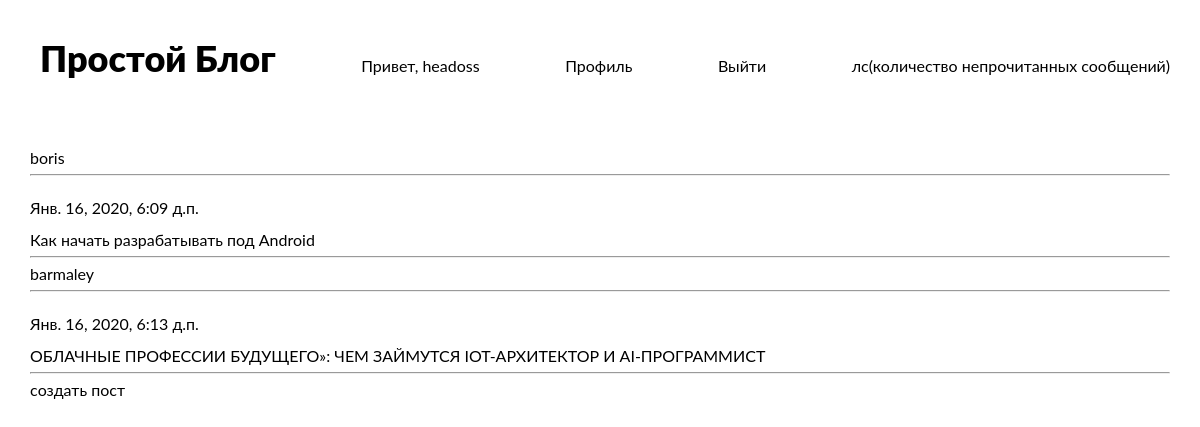
The app's page / (signed in) with its own data.
### simpleblog/models.py (models this page shows, shortened)
class Post(models.Model):
    title = models.CharField('заголовок', max_length=250,null=True)
    text = models.TextField('текст',null=True)
    create_date = models.DateTimeField('дата создания',auto_now_add=True,null=True)
    to_show = models.BooleanField('отображать?', default=True,null=True)
    slug = models.SlugField('url', max_length=100, unique=True,null=True)
    user = models.ForeignKey(
        User,
        verbose_name="автор",
        on_delete=models.CASCADE,null=True)
    class Meta:
        verbose_name = "Пост"
        verbose_name_plural = "Посты"

### simpleblog/views.py (the view)
# urls.py: path('', views.general_page, name = 'just_index_page'),
def general_page(request):
    template = 'simpleblog/index.html'
    users = User.objects.filter(post__isnull=False)
    print('general_page:',users)
    return render(request, template,{'users': users})

### templates/simpleblog/index.html (shortened to what this page needs)
<!DOCTYPE html>
<html lang="en">
<head>
    {% load static %}
    <link rel="stylesheet" type="text/css" href="{% static 'simpleblog/css/style.css' %}">
</head>
<body>
<header class="header">
    <div class="container">
        <nav class="navbar">
            <a href="#" class="logo">
            <h1>Простой Блог</h1>
            </a>
            {% if user.is_authenticated %}
                <p>Привет, {{ user.username}}</p>
                <p><a href="to_profile/">Профиль</a></p>
                <p><a href="logout/">Выйти</a></p>
                <p><a href=""></a>лс(количество непрочитанных сообщений)</p>
            {% else %}
                 <ul class="menu">
                     <p><a href="new_user/">Регистрация</a></p>
                     <p><a href="to_avtorization_form/">Авторизация</a></p>
                </ul>
            {% endif %}
        </nav>
    </div>
</header>
<div class="main">
    <div class="container">
        <div class="general-part">
                {% for user in users %}
                         <p><a href="profile/{{user.id}}">{{user.username}}</a></p>
            <hr>
                         <p>{% for post in user.post_set.all %}</p><br>
                                       <p><small>{{post.create_date}}</small></p><br>
                                       <a href="{% url 'post' post.slug  %}">{{post.title}}</a><br>
                            {% endfor %}
            <hr>
              {% endfor %}
            {% if user.is_authenticated %}
                <a href="create_post/">cоздать пост</a>
             {% endif %}
        </div>
    </div>
</div>
</body>
</html>

### static/simpleblog/css/style.css (style rules this page uses)
html, body, div, span, applet, object, iframe, h1, h2, h3, h4, h5, h6, p, blockquote, pre, a, abbr, acronym, address, big, cite, code, del, dfn, em, img, ins, kbd, q, s, samp, small, strike, strong, sub, sup, tt, var, b, u, i, center, dl, dt, dd, ol, ul, li, fieldset, form, label, legend, table, caption, tbody, tfoot, thead, tr, th, td, article, aside, canvas, details, embed, figure, figcaption, footer, header, hgroup, menu, nav, output, ruby, section, summary, time, mark, audio, video { margin: 0; padding: 0; border: 0; font-size: 100%; font: inherit; vertical-align: baseline; }
article, aside, details, figcaption, figure, footer, header, hgroup, menu, nav, section { display: block; }
body { line-height: 1; }
:root { --themeColor: #f80759; --gradient: linear-gradient(#d1003a, #e60116); }
body { font-family: "Lato", sans-serif; font-size: 1rem; font-weight: 400; color: black; background-color: #fff; padding-bottom: 1000px; }
.container { width: 1140px; margin: 0 auto; }
.header { position: absolute; width: 100%; left: 0; top: 0; padding-top: 40px; }
.navbar { display: flex; justify-content: space-between; align-items: baseline; }
.logo { font-size: 36px; font-weight: 900; }
.logo::before { content: url('../img/logo.png'); margin-right: 10px; }
.general-part { padding-top:150px; }

### records on screen
Post: create_date "Янв. 16, 2020, 6:09 д.п.", title "Как начать разрабатывать под Android"
Post: create_date "Янв. 16, 2020, 6:13 д.п.", title "ОБЛАЧНЫЕ ПРОФЕССИИ БУДУЩЕГО»: ЧЕМ ЗАЙМУТСЯ IOT-АРХИТЕКТОР И AI-ПРОГРАММИСТ"

### other values on screen
{{ user.username }} "headoss"
{{ user.username }} "boris"
{{ user.username }} "barmaley"
